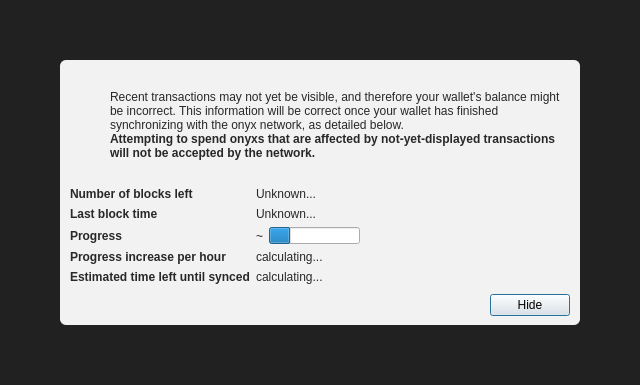
<?xml version="1.0" encoding="UTF-8"?>
<ui version="4.0">
 <class>ModalOverlay</class>
 <widget class="ModalOverlay" name="ModalOverlay">
  <property name="geometry">
   <rect>
    <x>0</x>
    <y>0</y>
    <width>640</width>
    <height>385</height>
   </rect>
  </property>
  <property name="windowTitle">
   <string>Form</string>
  </property>
  <layout class="QVBoxLayout" name="verticalLayout" stretch="0">
   <property name="sizeConstraint">
    <enum>QLayout::SetDefaultConstraint</enum>
   </property>
   <property name="leftMargin">
    <number>0</number>
   </property>
   <property name="topMargin">
    <number>0</number>
   </property>
   <property name="rightMargin">
    <number>0</number>
   </property>
   <property name="bottomMargin">
    <number>0</number>
   </property>
   <item>
    <widget class="QWidget" name="bgWidget" native="true">
     <property name="styleSheet">
      <string notr="true">#bgWidget { background: rgba(0,0,0,220); }</string>
     </property>
     <layout class="QVBoxLayout" name="verticalLayoutMain" stretch="1">
      <property name="leftMargin">
       <number>60</number>
      </property>
      <property name="topMargin">
       <number>60</number>
      </property>
      <property name="rightMargin">
       <number>60</number>
      </property>
      <property name="bottomMargin">
       <number>60</number>
      </property>
      <item>
       <widget class="QWidget" name="contentWidget" native="true">
        <property name="styleSheet">
         <string notr="true">#contentWidget { background: rgba(255,255,255,240); border-radius: 6px; }

QLabel { color: rgb(40,40,40);  }</string>
        </property>
        <layout class="QVBoxLayout" name="verticalLayoutSub" stretch="1,0,0,0">
         <property name="spacing">
          <number>0</number>
         </property>
         <property name="leftMargin">
          <number>10</number>
         </property>
         <property name="topMargin">
          <number>10</number>
         </property>
         <property name="rightMargin">
          <number>10</number>
         </property>
         <property name="bottomMargin">
          <number>10</number>
         </property>
         <item>
          <layout class="QHBoxLayout" name="horizontalLayoutIconText" stretch="0,1">
           <property name="topMargin">
            <number>20</number>
           </property>
           <item>
            <layout class="QVBoxLayout" name="verticalLayoutIcon">
             <property name="leftMargin">
              <number>0</number>
             </property>
             <item>
              <widget class="QPushButton" name="warningIcon">
               <property name="enabled">
                <bool>false</bool>
               </property>
               <property name="text">
                <string/>
               </property>
               <property name="icon">
                <iconset>
                 <normaloff>:/icons/warning</normaloff>
                 <disabledoff>:/icons/warning</disabledoff>:/icons/warning</iconset>
               </property>
               <property name="iconSize">
                <size>
                 <width>48</width>
                 <height>48</height>
                </size>
               </property>
               <property name="flat">
                <bool>true</bool>
               </property>
              </widget>
             </item>
             <item>
              <spacer name="verticalSpacerWarningIcon">
               <property name="orientation">
                <enum>Qt::Vertical</enum>
               </property>
               <property name="sizeHint" stdset="0">
                <size>
                 <width>20</width>
                 <height>40</height>
                </size>
               </property>
              </spacer>
             </item>
            </layout>
           </item>
           <item>
            <layout class="QVBoxLayout" name="verticalLayoutInfoText">
             <property name="leftMargin">
              <number>0</number>
             </property>
             <property name="topMargin">
              <number>0</number>
             </property>
             <item>
              <widget class="QLabel" name="infoText">
               <property name="text">
                <string>Recent transactions may not yet be visible, and therefore your wallet's balance might be incorrect. This information will be correct once your wallet has finished synchronizing with the onyx network, as detailed below.</string>
               </property>
               <property name="textFormat">
                <enum>Qt::RichText</enum>
               </property>
               <property name="wordWrap">
                <bool>true</bool>
               </property>
              </widget>
             </item>
             <item>
              <widget class="QLabel" name="infoTextStrong">
               <property name="font">
                <font>
                 <weight>75</weight>
                 <bold>true</bold>
                </font>
               </property>
               <property name="text">
                <string>Attempting to spend onyxs that are affected by not-yet-displayed transactions will not be accepted by the network.</string>
               </property>
               <property name="textFormat">
                <enum>Qt::RichText</enum>
               </property>
               <property name="wordWrap">
                <bool>true</bool>
               </property>
              </widget>
             </item>
             <item>
              <spacer name="verticalSpacerInTextSpace">
               <property name="orientation">
                <enum>Qt::Vertical</enum>
               </property>
               <property name="sizeHint" stdset="0">
                <size>
                 <width>20</width>
                 <height>40</height>
                </size>
               </property>
              </spacer>
             </item>
            </layout>
           </item>
          </layout>
         </item>
         <item>
          <spacer name="verticalSpacerAfterText">
           <property name="orientation">
            <enum>Qt::Vertical</enum>
           </property>
           <property name="sizeHint" stdset="0">
            <size>
             <width>20</width>
             <height>40</height>
            </size>
           </property>
          </spacer>
         </item>
         <item>
          <layout class="QFormLayout" name="formLayout">
           <property name="fieldGrowthPolicy">
            <enum>QFormLayout::FieldsStayAtSizeHint</enum>
           </property>
           <property name="horizontalSpacing">
            <number>6</number>
           </property>
           <property name="verticalSpacing">
            <number>6</number>
           </property>
           <property name="topMargin">
            <number>10</number>
           </property>
           <item row="0" column="0">
            <widget class="QLabel" name="labelNumberOfBlocksLeft">
             <property name="font">
              <font>
               <weight>75</weight>
               <bold>true</bold>
              </font>
             </property>
             <property name="text">
              <string>Number of blocks left</string>
             </property>
            </widget>
           </item>
           <item row="0" column="1">
            <widget class="QLabel" name="numberOfBlocksLeft">
             <property name="text">
              <string>Unknown...</string>
             </property>
            </widget>
           </item>
           <item row="1" column="0">
            <widget class="QLabel" name="labelLastBlockTime">
             <property name="font">
              <font>
               <weight>75</weight>
               <bold>true</bold>
              </font>
             </property>
             <property name="text">
              <string>Last block time</string>
             </property>
            </widget>
           </item>
           <item row="1" column="1">
            <widget class="QLabel" name="newestBlockDate">
             <property name="sizePolicy">
              <sizepolicy hsizetype="Maximum" vsizetype="Preferred">
               <horstretch>0</horstretch>
               <verstretch>0</verstretch>
              </sizepolicy>
             </property>
             <property name="text">
              <string>Unknown...</string>
             </property>
            </widget>
           </item>
           <item row="2" column="0">
            <widget class="QLabel" name="labelSyncDone">
             <property name="font">
              <font>
               <weight>75</weight>
               <bold>true</bold>
              </font>
             </property>
             <property name="text">
              <string>Progress</string>
             </property>
            </widget>
           </item>
           <item row="2" column="1">
            <layout class="QHBoxLayout" name="horizontalLayoutSync" stretch="0,1">
             <item>
              <widget class="QLabel" name="percentageProgress">
               <property name="text">
                <string notr="true">~</string>
               </property>
              </widget>
             </item>
             <item>
              <widget class="QProgressBar" name="progressBar">
               <property name="value">
                <number>24</number>
               </property>
               <property name="format">
                <string/>
               </property>
              </widget>
             </item>
            </layout>
           </item>
           <item row="4" column="0">
            <widget class="QLabel" name="labelProgressIncrease">
             <property name="font">
              <font>
               <weight>75</weight>
               <bold>true</bold>
              </font>
             </property>
             <property name="text">
              <string>Progress increase per hour</string>
             </property>
            </widget>
           </item>
           <item row="4" column="1">
            <widget class="QLabel" name="progressIncreasePerH">
             <property name="text">
              <string>calculating...</string>
             </property>
            </widget>
           </item>
           <item row="5" column="0">
            <widget class="QLabel" name="labelEstimatedTimeLeft">
             <property name="font">
              <font>
               <weight>75</weight>
               <bold>true</bold>
              </font>
             </property>
             <property name="text">
              <string>Estimated time left until synced</string>
             </property>
            </widget>
           </item>
           <item row="5" column="1">
            <widget class="QLabel" name="expectedTimeLeft">
             <property name="text">
              <string>calculating...</string>
             </property>
            </widget>
           </item>
          </layout>
         </item>
         <item>
          <layout class="QHBoxLayout" name="horizontalLayoutButtons">
           <property name="leftMargin">
            <number>10</number>
           </property>
           <property name="topMargin">
            <number>10</number>
           </property>
           <item>
            <spacer name="horizontalSpacer">
             <property name="orientation">
              <enum>Qt::Horizontal</enum>
             </property>
             <property name="sizeHint" stdset="0">
              <size>
               <width>40</width>
               <height>20</height>
              </size>
             </property>
            </spacer>
           </item>
           <item>
            <widget class="QPushButton" name="closeButton">
             <property name="text">
              <string>Hide</string>
             </property>
             <property name="focusPolicy">
              <enum>Qt::StrongFocus</enum>
             </property>
             <property name="default">
              <bool>true</bool>
             </property>
            </widget>
           </item>
          </layout>
         </item>
        </layout>
       </widget>
      </item>
     </layout>
    </widget>
   </item>
  </layout>
 </widget>
 <customwidgets>
  <customwidget>
   <class>ModalOverlay</class>
   <extends>QWidget</extends>
   <header>qt/modaloverlay.h</header>
   <container>1</container>
  </customwidget>
 </customwidgets>
 <resources/>
 <connections/>
</ui>
